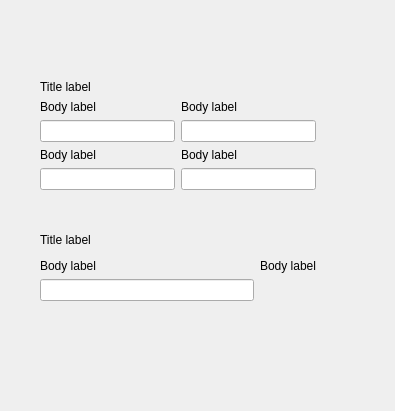
<?xml version="1.0" encoding="UTF-8"?>
<ui version="4.0">
 <class>Form</class>
 <widget class="QWidget" name="Form">
  <property name="geometry">
   <rect>
    <x>0</x>
    <y>0</y>
    <width>395</width>
    <height>411</height>
   </rect>
  </property>
  <property name="windowTitle">
   <string>Form</string>
  </property>
  <widget class="QWidget" name="">
   <property name="geometry">
    <rect>
     <x>40</x>
     <y>80</y>
     <width>276</width>
     <height>227</height>
    </rect>
   </property>
   <layout class="QGridLayout" name="gridLayout_9">
    <item row="0" column="0">
     <layout class="QGridLayout" name="gridLayout_5">
      <item row="0" column="0" colspan="2">
       <widget class="TitleLabel" name="TitleLabel">
        <property name="minimumSize">
         <size>
          <width>200</width>
          <height>0</height>
         </size>
        </property>
        <property name="text">
         <string>Title label</string>
        </property>
       </widget>
      </item>
      <item row="1" column="0">
       <layout class="QGridLayout" name="gridLayout">
        <item row="0" column="0">
         <widget class="BodyLabel" name="BodyLabel">
          <property name="text">
           <string>Body label</string>
          </property>
         </widget>
        </item>
        <item row="1" column="0">
         <widget class="EditableComboBox" name="EditableComboBox"/>
        </item>
       </layout>
      </item>
      <item row="1" column="1">
       <layout class="QGridLayout" name="gridLayout_4">
        <item row="0" column="0">
         <widget class="BodyLabel" name="BodyLabel_4">
          <property name="text">
           <string>Body label</string>
          </property>
         </widget>
        </item>
        <item row="1" column="0">
         <widget class="EditableComboBox" name="EditableComboBox_4"/>
        </item>
       </layout>
      </item>
      <item row="2" column="0">
       <layout class="QGridLayout" name="gridLayout_3">
        <item row="0" column="0">
         <widget class="BodyLabel" name="BodyLabel_3">
          <property name="text">
           <string>Body label</string>
          </property>
         </widget>
        </item>
        <item row="1" column="0">
         <widget class="EditableComboBox" name="EditableComboBox_3"/>
        </item>
       </layout>
      </item>
      <item row="2" column="1">
       <layout class="QGridLayout" name="gridLayout_2">
        <item row="0" column="0">
         <widget class="BodyLabel" name="BodyLabel_2">
          <property name="text">
           <string>Body label</string>
          </property>
         </widget>
        </item>
        <item row="1" column="0">
         <widget class="EditableComboBox" name="EditableComboBox_2"/>
        </item>
       </layout>
      </item>
     </layout>
    </item>
    <item row="1" column="0">
     <spacer name="verticalSpacer">
      <property name="orientation">
       <enum>Qt::Vertical</enum>
      </property>
      <property name="sizeHint" stdset="0">
       <size>
        <width>20</width>
        <height>18</height>
       </size>
      </property>
     </spacer>
    </item>
    <item row="2" column="0">
     <layout class="QGridLayout" name="gridLayout_8">
      <item row="0" column="0" colspan="2">
       <widget class="TitleLabel" name="TitleLabel_2">
        <property name="minimumSize">
         <size>
          <width>200</width>
          <height>0</height>
         </size>
        </property>
        <property name="text">
         <string>Title label</string>
        </property>
       </widget>
      </item>
      <item row="1" column="0" colspan="2">
       <widget class="SimpleCardWidget" name="SimpleCardWidget"/>
      </item>
      <item row="2" column="0">
       <layout class="QGridLayout" name="gridLayout_6">
        <item row="0" column="0">
         <widget class="BodyLabel" name="BodyLabel_5">
          <property name="text">
           <string>Body label</string>
          </property>
         </widget>
        </item>
        <item row="1" column="0">
         <widget class="SearchLineEdit" name="Text_seed">
          <property name="minimumSize">
           <size>
            <width>0</width>
            <height>0</height>
           </size>
          </property>
          <property name="maximumSize">
           <size>
            <width>16777215</width>
            <height>16777215</height>
           </size>
          </property>
          <property name="focusPolicy">
           <enum>Qt::ClickFocus</enum>
          </property>
          <property name="transparent" stdset="0">
           <bool>true</bool>
          </property>
         </widget>
        </item>
        <item row="2" column="0">
         <widget class="SimpleCardWidget" name="SimpleCardWidget_2"/>
        </item>
       </layout>
      </item>
      <item row="2" column="1">
       <layout class="QGridLayout" name="gridLayout_7">
        <item row="0" column="0" colspan="2">
         <widget class="BodyLabel" name="BodyLabel_6">
          <property name="text">
           <string>Body label</string>
          </property>
         </widget>
        </item>
        <item row="1" column="0">
         <widget class="PrimarySplitPushButton" name="PrimarySplitPushButton" native="true">
          <property name="text_" stdset="0">
           <string>Primary split push button</string>
          </property>
         </widget>
        </item>
        <item row="1" column="1">
         <widget class="PrimarySplitPushButton" name="PrimarySplitPushButton_2" native="true">
          <property name="text_" stdset="0">
           <string>Primary split push button</string>
          </property>
         </widget>
        </item>
        <item row="2" column="0" colspan="2">
         <widget class="SimpleCardWidget" name="SimpleCardWidget_3"/>
        </item>
       </layout>
      </item>
     </layout>
    </item>
   </layout>
  </widget>
 </widget>
 <customwidgets>
  <customwidget>
   <class>TitleLabel</class>
   <extends>QLabel</extends>
   <header>qfluentwidgets</header>
  </customwidget>
  <customwidget>
   <class>LineEdit</class>
   <extends>QLineEdit</extends>
   <header>qfluentwidgets</header>
  </customwidget>
  <customwidget>
   <class>EditableComboBox</class>
   <extends>LineEdit</extends>
   <header>qfluentwidgets</header>
  </customwidget>
  <customwidget>
   <class>BodyLabel</class>
   <extends>QLabel</extends>
   <header>qfluentwidgets</header>
  </customwidget>
  <customwidget>
   <class>CardWidget</class>
   <extends>QFrame</extends>
   <header>qfluentwidgets</header>
   <container>1</container>
  </customwidget>
  <customwidget>
   <class>SimpleCardWidget</class>
   <extends>CardWidget</extends>
   <header>qfluentwidgets</header>
   <container>1</container>
  </customwidget>
  <customwidget>
   <class>SearchLineEdit</class>
   <extends>LineEdit</extends>
   <header>qfluentwidgets</header>
  </customwidget>
  <customwidget>
   <class>SplitPushButton</class>
   <extends>QWidget</extends>
   <header>qfluentwidgets</header>
  </customwidget>
  <customwidget>
   <class>PrimarySplitPushButton</class>
   <extends>SplitPushButton</extends>
   <header>qfluentwidgets</header>
  </customwidget>
 </customwidgets>
 <resources/>
 <connections/>
</ui>
